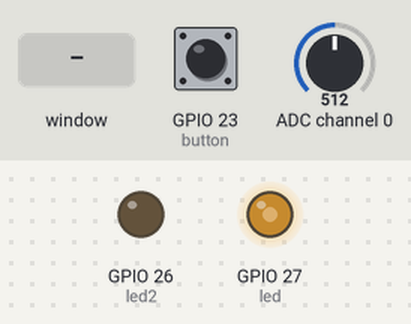
The program below on a simulated Raspberry Pi (BCM pin numbers). Shown: output pins drawn as LEDs (lit = HIGH). The inputs (shaded band) are chosen by the test bench; at power-on: ADC channel 0 = 512, GPIO 23 (button) HIGH (analog values on the 0–1023 scale). The desktop window is not drawn, its controls go by their first labels and the mouse button is held 0.15 s; the clock reads 2024-03-15 10:24:30 at power-on unless the program sets it. At 5.9 s the program stops and its outputs stay as they are.

Above: at 1.2 s.
1.3 s: ADC channel 0 set to 716
At 1.6 s:
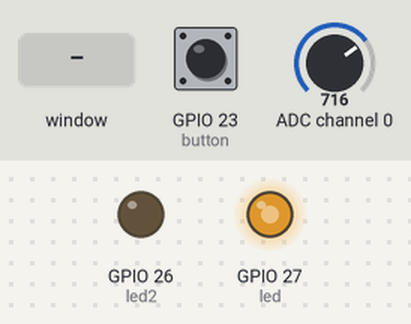
2.8 s: GPIO 23 (button) pulled LOW for 0.15 s
At 3.6 s:
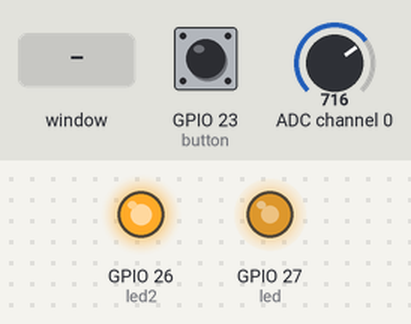
4.4 s: ADC channel 0 set to 900
At 5.4 s:
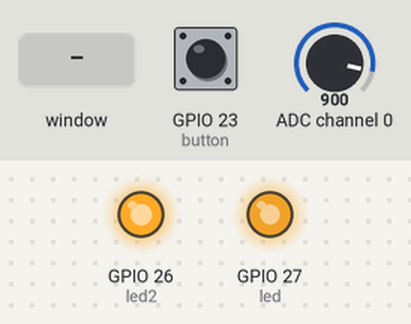
5.9 s: control labelled "Stop script" in the window clicked
At 6.4 s:
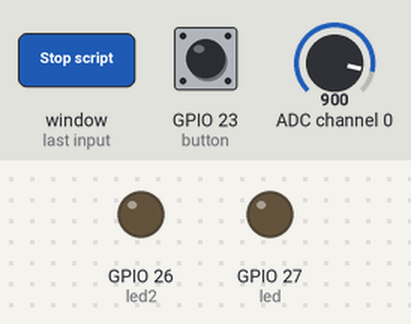
Timing chart, 0 to 7.4 s (numbered marks = the images above; inputs shaded):
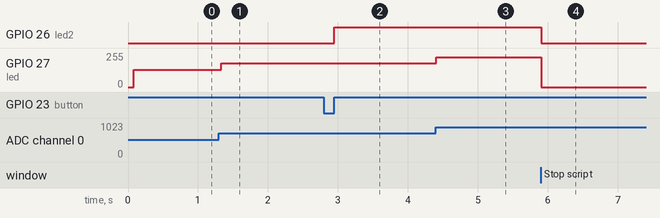

The program:

2led-ldr-button-mcp3008-gui.py
```python
from gpiozero import MCP3008, PWMLED, Button
import time
import tkinter as tk

analog_input = MCP3008(0)
led = PWMLED(27)
led2 = PWMLED(26)
button = Button(23)

def update_light_intensity():
    sensor_value = analog_input.value
    light_intensity = sensor_value * 100
    led.value = light_intensity / 100
    window.after(50, update_light_intensity)

def button_pressed():
    start_time = time.time()
    while button.is_pressed:
        if time.time() - start_time >= 3:
            led2.value = 0
            time.sleep(1)
            return
    led2.value = 1

def stop_program():
    window.destroy()
    led.close()
    led2.close()
    analog_input.close()
    button.close()

window = tk.Tk()
window.title("Licht")
window.geometry("250x35")

stop_button = tk.Button(window, text="Stop script", command=stop_program)
stop_button.pack()

button.when_pressed = button_pressed

update_light_intensity()

window.mainloop()
```

Measured:
- after the input at 1.3 s, GPIO 27 (led): 128/255 → 179/255 at once
- after the input at 2.8 s, GPIO 26 (led2): LOW → HIGH after 0.15 s
- after the input at 4.4 s, GPIO 27 (led): 179/255 → 224/255 at once
- after the input at 5.9 s, GPIO 26 (led2): HIGH → LOW at once; GPIO 27 (led): 224/255 → 0/255 at once
